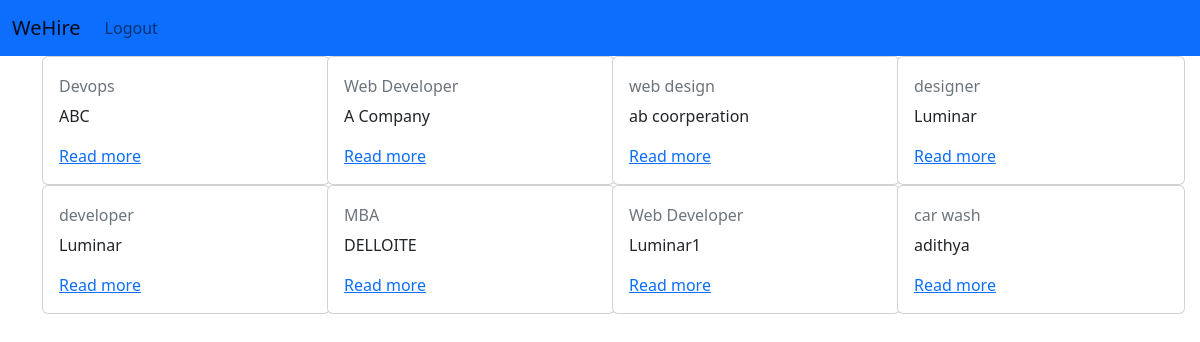
Page /jobdisplay/ on the committed database.
### wehireapp/models.py (models this page shows)
class postjob(models.Model):
    catchoice = [
        ('Hybrid', 'Hybrid'),
        ('Remote', 'Remote')
    ]
    jobtype = [
        ('Part Time', 'Part Time'),
        ('Full Time', 'Full Time'),
    ]
    exp = [
        ('0-1', '0-1'),
        ('1-2', '1-2'),
        ('2-3', '2-3'),
        ('3-4', '3-4'),
        ('4-5', '4-5'),
    ]
    Jobtitle = models.CharField(max_length=30)
    companyname = models.CharField(max_length=30)
    jobdescription = models.CharField(max_length=255)
    Experience = models.CharField(max_length=30, choices=exp)
    workplace = models.CharField(max_length=30, choices=catchoice)
    Employmenttype =models.CharField(max_length=30, choices=jobtype)

### wehireapp/views.py (the view)
# urls.py: path('jobdisplay/',views.postdisplay),
def postdisplay(request):
    jobdisplay = postjob.objects.all()
    li = []
    em = []
    id=[]
    for i in jobdisplay:
        Jobtitle= i.Jobtitle
        li.append(Jobtitle)
        companyname = i.companyname
        em.append(companyname)
        path=i.id
        id.append(path)
    print(li)
    print(em)
    li1 = li[1:]
    em1 = em[1:]
    print(li1)
    print(em1)
    mylist = zip(li1, em1,id)
    return render(request, 'post-display.html',{ 'mylist': mylist })

### wehireapp/templates/post-display.html (shortened to what this page needs)
<!DOCTYPE html>
<html lang="en">
<head>
    <link href="https://cdn.jsdelivr.net/npm/bootstrap@5.2.0/dist/css/bootstrap.min.css" rel="stylesheet"
>
</head>
<body>
<nav class="navbar navbar-expand-lg bg-primary">
  <div class="container-fluid">
    <a class="navbar-brand" href="">WeHire<br></a>
    <div class="collapse navbar-collapse" id="navbarSupportedContent">
      <ul class="navbar-nav me-auto mb-2 mb-lg-0">
        <li>
          <a href="http://127.0.0.1:8000/" class="nav-link">Logout</a>
        </li>
      </ul>
    </div>
  </div>
</nav>
<div class="container">
    <div class="row">
        {% for i,j,k in mylist %}
        <div class="col-3">
            <div class="card" style="width: 18rem;">
                <div class="card-body">
                    <h6 class="card-subtitle mb-2 text-muted">{{ i }}</h6>
                    <p class="card-text">{{ j }}</p>
                    <a href="http://127.0.0.1:8000/readmore/{{ k }}" class="card-link">Read more</a>
                </div>
            </div>
        </div>
        {% endfor %}
    </div>
</div>
</body>
</html>

### rows in the picture
postjob: mylist "Devops", mylist "ABC"
postjob: mylist "Web Developer", mylist "A Company"
postjob: mylist "web design", mylist "ab coorperation"
postjob: mylist "designer", mylist "Luminar"
postjob: mylist "developer", mylist "Luminar"
postjob: mylist "MBA", mylist "DELLOITE"
postjob: mylist "Web Developer", mylist "Luminar1"
postjob: mylist "car wash", mylist "adithya"
